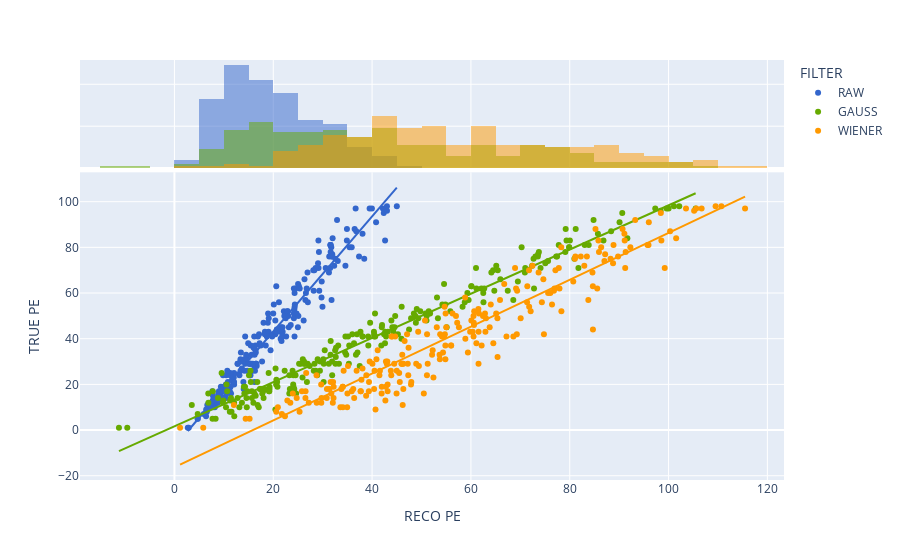

The code cell stored with this chart in its notebook:
### Code cell
fig = px.scatter(data_frame=df[(df['TRUE PE'] > 0)*(df['TRUE PE'] < 100)], y='TRUE PE', x="RECO PE",
color='FILTER',color_discrete_map=color_map, marginal_x='histogram',trendline="ols")
fig.show()

results = px.get_trendline_results(fig)
# print(results)
results.query("FILTER == 'GAUSS'").px_fit_results.iloc[0].summary()

### Figure 1 — Plotly figure (JSON) as saved in the notebook; plotly's stock layout.template omitted (floating-point values rounded to 4 significant figures; data arrays with more than 128 entries replaced by an {"elided": "..."} marker saying what was removed)
{"data": [{"hovertemplate": "FILTER=RAW<br>RECO PE=%{x}<br>TRUE PE=%{y}<extra></extra>", "legendgroup": "RAW", "marker": {"color": "#3366CC", "symbol": "circle"}, "mode": "markers", "name": "RAW", "orientation": "v", "showlegend": true, "type": "scatter", "x": {"elided": "225 float values"}, "xaxis": "x", "y": {"elided": "225 int values"}, "yaxis": "y"}, {"alignmentgroup": "True", "bingroup": "x", "hovertemplate": "FILTER=RAW<br>RECO PE=%{x}<br>count=%{y}<extra></extra>", "legendgroup": "RAW", "marker": {"color": "#3366CC"}, "name": "RAW", "offsetgroup": "RAW", "opacity": 0.5, "showlegend": false, "type": "histogram", "x": {"elided": "225 float values"}, "xaxis": "x2", "yaxis": "y2"}, {"hovertemplate": "<b>OLS trendline</b><br>TRUE PE = 2.51831 * RECO PE + -7.21393<br>R<sup>2</sup>=0.948244<br><br>FILTER=RAW<br>RECO PE=%{x}<br>TRUE PE=%{y} <b>(trend)</b><extra></extra>", "legendgroup": "RAW", "marker": {"color": "#3366CC", "symbol": "circle"}, "mode": "lines", "name": "RAW", "showlegend": false, "type": "scatter", "x": {"elided": "225 float values"}, "xaxis": "x", "y": {"elided": "225 float values"}, "yaxis": "y"}, {"hovertemplate": "FILTER=GAUSS<br>RECO PE=%{x}<br>TRUE PE=%{y}<extra></extra>", "legendgroup": "GAUSS", "marker": {"color": "#66AA00", "symbol": "circle"}, "mode": "markers", "name": "GAUSS", "orientation": "v", "showlegend": true, "type": "scatter", "x": {"elided": "225 float values"}, "xaxis": "x", "y": {"elided": "225 int values"}, "yaxis": "y"}, {"alignmentgroup": "True", "bingroup": "x", "hovertemplate": "FILTER=GAUSS<br>RECO PE=%{x}<br>count=%{y}<extra></extra>", "legendgroup": "GAUSS", "marker": {"color": "#66AA00"}, "name": "GAUSS", "offsetgroup": "GAUSS", "opacity": 0.5, "showlegend": false, "type": "histogram", "x": {"elided": "225 float values"}, "xaxis": "x2", "yaxis": "y2"}, {"hovertemplate": "<b>OLS trendline</b><br>TRUE PE = 0.967541 * RECO PE + 1.64584<br>R<sup>2</sup>=0.965942<br><br>FILTER=GAUSS<br>RECO PE=%{x}<br>TRUE PE=%{y} <b>(trend)</b><extra></extra>", "legendgroup": "GAUSS", "marker": {"color": "#66AA00", "symbol": "circle"}, "mode": "lines", "name": "GAUSS", "showlegend": false, "type": "scatter", "x": {"elided": "225 float values"}, "xaxis": "x", "y": {"elided": "225 float values"}, "yaxis": "y"}, {"hovertemplate": "FILTER=WIENER<br>RECO PE=%{x}<br>TRUE PE=%{y}<extra></extra>", "legendgroup": "WIENER", "marker": {"color": "#FF9900", "symbol": "circle"}, "mode": "markers", "name": "WIENER", "orientation": "v", "showlegend": true, "type": "scatter", "x": {"elided": "225 float values"}, "xaxis": "x", "y": {"elided": "225 int values"}, "yaxis": "y"}, {"alignmentgroup": "True", "bingroup": "x", "hovertemplate": "FILTER=WIENER<br>RECO PE=%{x}<br>count=%{y}<extra></extra>", "legendgroup": "WIENER", "marker": {"color": "#FF9900"}, "name": "WIENER", "offsetgroup": "WIENER", "opacity": 0.5, "showlegend": false, "type": "histogram", "x": {"elided": "225 float values"}, "xaxis": "x2", "yaxis": "y2"}, {"hovertemplate": "<b>OLS trendline</b><br>TRUE PE = 1.02603 * RECO PE + -16.294<br>R<sup>2</sup>=0.898643<br><br>FILTER=WIENER<br>RECO PE=%{x}<br>TRUE PE=%{y} <b>(trend)</b><extra></extra>", "legendgroup": "WIENER", "marker": {"color": "#FF9900", "symbol": "circle"}, "mode": "lines", "name": "WIENER", "showlegend": false, "type": "scatter", "x": {"elided": "225 float values"}, "xaxis": "x", "y": {"elided": "225 float values"}, "yaxis": "y"}], "layout": {"barmode": "overlay", "legend": {"title": {"text": "FILTER"}, "tracegroupgap": 0}, "margin": {"t": 60}, "xaxis": {"anchor": "y", "domain": [0, 1], "title": {"text": "RECO PE"}}, "xaxis2": {"anchor": "y2", "domain": [0, 1], "matches": "x", "showgrid": true, "showticklabels": false}, "yaxis": {"anchor": "x", "domain": [0, 0.7326], "title": {"text": "TRUE PE"}}, "yaxis2": {"anchor": "x2", "domain": [0.7426, 1], "matches": "y2", "showgrid": true, "showline": false, "showticklabels": false, "ticks": ""}}}
